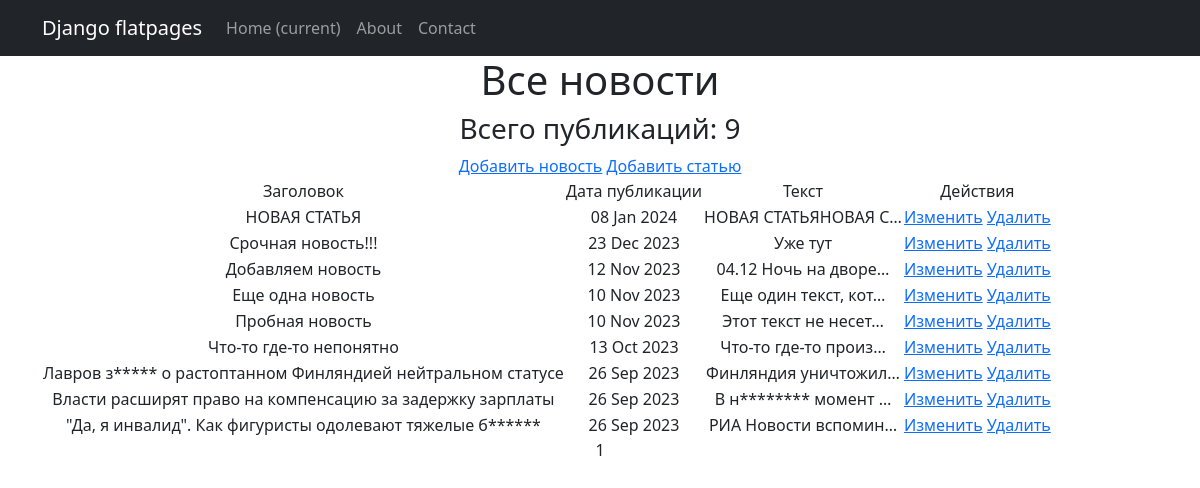
/news/ (signed in), run on the app's committed database.
### NewsPortal/models.py (models this page shows, shortened)
class Post(models.Model):
    NEWS = 'NW'
    ARTICLE = 'AR'
    CATEGORY = [(NEWS, 'Новость'),
                (ARTICLE, 'Статья')
                ]
    category_post = models.CharField(max_length=2, choices=CATEGORY, default=ARTICLE)
    date_time = models.DateTimeField(auto_now_add=True)
    title = models.CharField(max_length=255)
    text = models.TextField()
    rating = models.SmallIntegerField(default=0)
    added_at = models.DateTimeField(auto_now=True)
    author = models.ForeignKey(Author, on_delete=models.CASCADE)
    category = models.ManyToManyField(Category, through='PostCategory', related_name='article')

### NewsPortal/views.py (the view)
# urls.py: path('', PostList.as_view(), name='post_list'),
class PostList(LoginRequiredMixin, ListView):
    raise_exception = False
    model = Post
    ordering = '-date_time'
    template_name = 'news.html'
    context_object_name = 'news'
    paginate_by = 10

### NewsPortal/templatetags/custom_filters.py (called while the page is built)
@register.filter()
def censor(text):
    words = text.split()
    censor_list = []
    for word in words:
        if word.lower() in bad_words:
            censor_word = word[0] + '*' * (len(word) - 1)
            censor_list.append(censor_word)
        else:
            censor_list.append(word)
    return ' '.join(censor_list)

### templates/news.html (shortened to what this page needs)
{% extends 'flatpages/default.html' %}
{% load custom_filters %}
{% block content %}
<h1>Все новости</h1>
<h3> Всего публикаций: {{ news|length}} </h3>
{% if perms.NewsPortal.add_post %}
    <a href="{% url 'post_create' %}">Добавить новость</a>
    <a href="{% url 'article_create' %}">Добавить статью</a>
{% endif %}
    {% if news %}
        <table>
            <tr>
                <td>Заголовок</td>
                <td>Дата публикации</td>
                <td>Текст</td>
                <td>Действия</td>
            </tr>
            {% for i in news %}
            <tr>
                <td>{{ i.title|censor }}</td>
                <td>{{ i.date_time|date:'d M Y' }}</td>
                <td>{{ i.text|truncatechars:20|censor }}</td>
                <td>
                {% if i.category_post == 'NW' %}
                    {% if perms.NewsPortal.change_post %}
                        <a href="{% url 'news_edit' i.id %} ">Изменить</a>
                    {% endif %}
                    {% if perms.NewsPortal.delete_post %}
                        <a href="{% url 'news_delete' i.id %} ">Удалить</a>
                    {% endif %}
                {% else %}
                    {% if perms.NewsPortal.change_post %}
                        <a href="{% url 'article_edit' i.id %} ">Изменить</a>
                    {% endif %}
                    {% if perms.NewsPortal.delete_post %}
                        <a href="{% url 'article_delete' i.id %} ">Удалить</a>
                    {% endif %}
                {% endif %}
                </td>
            </tr>
            {% endfor %}
        </table>
    {% else %}
        Новостей нет!
    {% endif %}
    {{ page_obj.number }}
{% endblock content %}

### data on the page
Post: title|censor "НОВАЯ СТАТЬЯ", date_time "08 Jan 2024", text|censor "НОВАЯ СТАТЬЯНОВАЯ С…", category_post "Изменить"
Post: title|censor "Срочная новость!!!", date_time "23 Dec 2023", text|censor "Уже тут", category_post "Изменить"
Post: title|censor "Добавляем новость", date_time "12 Nov 2023", text|censor "04.12 Ночь на дворе…", category_post "Изменить"
Post: title|censor "Еще одна новость", date_time "10 Nov 2023", text|censor "Еще один текст, кот…", category_post "Изменить"
Post: title|censor "Пробная новость", date_time "10 Nov 2023", text|censor "Этот текст не несет…", category_post "Изменить"
Post: title|censor "Что-то где-то непонятно", date_time "13 Oct 2023", text|censor "Что-то где-то произ…", category_post "Изменить"
Post: title|censor "Лавров з***** о растоптанном Финляндией нейтральном статусе", date_time "26 Sep 2023", text|censor "Финляндия уничтожил…", category_post "Изменить"
Post: title|censor "Власти расширят право на компенсацию за задержку зарплаты", date_time "26 Sep 2023", text|censor "В н******** момент …", category_post "Изменить"
Post: title|censor "\"Да, я инвалид\". Как фигуристы одолевают тяжелые б******", date_time "26 Sep 2023", text|censor "РИА Новости вспомин…", category_post "Изменить"

### other printed values
{{ news|length }} "9"
{{ page_obj.number }} "1"
